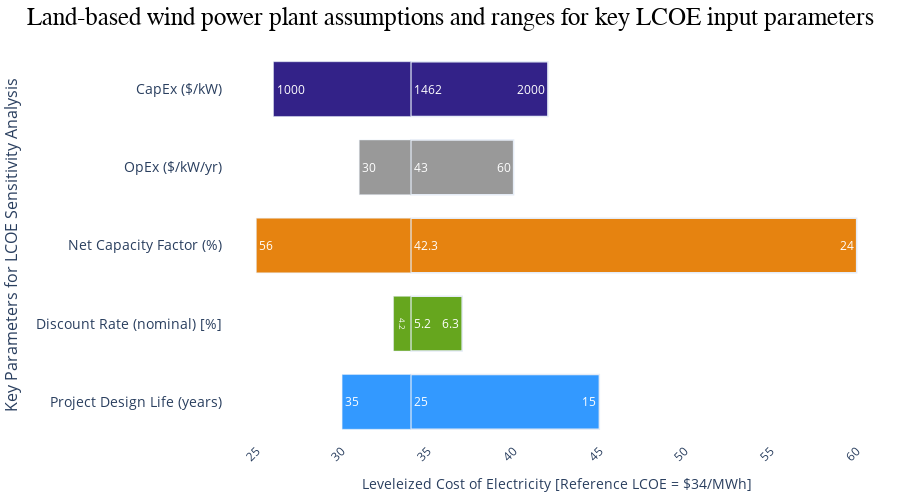

Source (notebook cell):
### Markdown cell above
<br/><br/>
# <center>Figure ES5. Land-based wind power plant assumptions and ranges for key LCOE input parameters.

### Code cell
# Tornado chart template obtained from 
# https://python.plainenglish.io/how-to-create-a-beautify-tornado-chart-in-python-plotly-6c0519e185b4

import numpy as np
import pandas as pd
import matplotlib.pyplot as plt
import plotly.graph_objects as go
%matplotlib inline

y_labels = ['Project Design Life (years)',
         'Discount Rate (nominal) [%]',
         'Net Capacity Factor (%)',
         'OpEx ($/kW/yr)',
         'CapEx ($/kW)']


upper_capex = 42
upper_opex = 40
upper_net_cf = 60
upper_discount_rate = 37
upper_project_design_life = 45
upper_bound = [upper_project_design_life, 
               upper_discount_rate, 
               upper_net_cf,
               upper_opex,
               upper_capex]

# Values to go into bar labels
upper_capex_label = 2000
upper_opex_label = 60
upper_net_cf_label = 24
upper_discount_rate_label = 6.26
upper_project_design_life_label = 15
upper_bound_label = [upper_project_design_life_label, 
                    upper_discount_rate_label, 
                    upper_net_cf_label,
                    upper_opex_label,
                    upper_capex_label]

# ajdust for lcoe 
upper_bound_lcoe_adjustment = [x - lcoe for x in upper_bound]

lower_capex = lcoe - 26
lower_opex = lcoe - 31
lower_net_cf = lcoe - 25
lower_discount_rate = lcoe - 33
lower_project_design_life = lcoe - 30
lower_bound = [lower_project_design_life, 
               lower_discount_rate, 
               lower_net_cf,
               lower_opex,
               lower_capex]

# Values to go into bar labels
lower_capex_label = 1000
lower_opex_label = 30
lower_net_cf_label = 56
lower_discount_rate_label = 4.22
lower_project_design_life_label = 35
lower_bound_label = [lower_project_design_life_label, 
                    lower_discount_rate_label, 
                    lower_net_cf_label,
                    lower_opex_label,
                    lower_capex_label]

# Values for reference case
base_capex = 0.001
base_opex = 0.001
base_net_cf = 0.001
base_discount_rate = 0.001
base_project_design_life = 0.001
base_bound = [base_project_design_life, 
               base_discount_rate, 
               base_net_cf,
               base_opex,
               base_capex]

# Values to go into bar labels (reference)
base_capex_label = 1462
base_opex_label = 43
base_net_cf_label = 42.3
base_discount_rate_label = 5.23
base_project_design_life_label = 25
base_bound_label = [base_project_design_life_label, 
                    base_discount_rate_label, 
                    base_net_cf_label,
                    base_opex_label,
                    base_capex_label]

#convert lower_bound to negative values
def Convert(lst):
    return [ -i for i in lst ]

negative_lower_bound = Convert(lower_bound)
# ajdust for lcoe 
negative_lower_bound_lcoe_adjustment = [x + lcoe for x in negative_lower_bound]

fig = go.Figure()



customscale=["rgb(51,153,255)",
            "rgb(102, 166, 30)",
            "rgb(230, 131, 16)", 
            "rgb(153, 153, 153)",
            "rgb(51, 34, 136)"]
z = customscale

fig.add_trace(go.Bar(y=y_labels, x=upper_bound_lcoe_adjustment,
                base=lcoe,
                marker=dict(color = z, colorscale=customscale),
                orientation='h',
                marker_line_width=1.5,
                text = [round(elem, 1) for elem in upper_bound_label],
                textposition='auto',
                textfont=dict(color="white")
                    ))

fig.add_trace(go.Bar(y=y_labels, x=base_bound,
                base= lcoe,
                marker=dict(color = z, colorscale=customscale),
                orientation='h',
                text = [round(elem, 1) for elem in base_bound_label],
                textposition='auto',
                textfont=dict(color="white")
              ))

fig.add_trace(go.Bar(y=y_labels, x=negative_lower_bound,
                base= lcoe,
                marker=dict(color = z, colorscale=customscale),
                orientation='h',
                text = [round(elem, 1) for elem in lower_bound_label],
                textposition='inside',
                textfont=dict(color="white")
              ))

fig.update_layout(height=500,
                  margin=dict(t=50,l=10,b=10,r=10),title_text="Land-based wind power plant assumptions and ranges for key LCOE input parameters",
                  title_font_family="sans-serif",
                  title_font_size = 25,
                  title_font_color="black",
                  title_x=0.5 #to adjust the position along x-axis of the title
                 )

fig.update_layout(
                  barmode='overlay', 
                  xaxis_tickangle=-45, 
                  xaxis=dict(
                      title="Leveleized Cost of Electricity [Reference LCOE = $" + str(lcoe) +  "/MWh]"),
                  yaxis=dict(
                             title='Key Parameters for LCOE Sensitivity Analysis', 
                             titlefont_size=16, 
                             tickfont_size=14),
                  bargap=0.30, 
                  paper_bgcolor='white',
                  plot_bgcolor='white',
                 )
fig.update(layout_showlegend=False)
# fig.write_image(path + 'fig_es5.eps', scale=1, width=1000, height=800)
fig.show()

### Figure 1 — Plotly figure (JSON) as saved in the notebook; plotly's stock layout.template omitted (floating-point values rounded to 4 significant figures)
{"data": [{"base": 34, "marker": {"color": ["rgb(51,153,255)", "rgb(102, 166, 30)", "rgb(230, 131, 16)", "rgb(153, 153, 153)", "rgb(51, 34, 136)"], "colorscale": [[0, "rgb(51,153,255)"], [0.25, "rgb(102, 166, 30)"], [0.5, "rgb(230, 131, 16)"], [0.75, "rgb(153, 153, 153)"], [1, "rgb(51, 34, 136)"]], "line": {"width": 1.5}}, "orientation": "h", "text": ["15", "6.3", "24", "60", "2000"], "textfont": {"color": "white"}, "textposition": "auto", "type": "bar", "x": [11, 3, 26, 6, 8], "y": ["Project Design Life (years)", "Discount Rate (nominal) [%]", "Net Capacity Factor (%)", "OpEx ($/kW/yr)", "CapEx ($/kW)"]}, {"base": 34, "marker": {"color": ["rgb(51,153,255)", "rgb(102, 166, 30)", "rgb(230, 131, 16)", "rgb(153, 153, 153)", "rgb(51, 34, 136)"], "colorscale": [[0, "rgb(51,153,255)"], [0.25, "rgb(102, 166, 30)"], [0.5, "rgb(230, 131, 16)"], [0.75, "rgb(153, 153, 153)"], [1, "rgb(51, 34, 136)"]]}, "orientation": "h", "text": ["25", "5.2", "42.3", "43", "1462"], "textfont": {"color": "white"}, "textposition": "auto", "type": "bar", "x": [0.001, 0.001, 0.001, 0.001, 0.001], "y": ["Project Design Life (years)", "Discount Rate (nominal) [%]", "Net Capacity Factor (%)", "OpEx ($/kW/yr)", "CapEx ($/kW)"]}, {"base": 34, "marker": {"color": ["rgb(51,153,255)", "rgb(102, 166, 30)", "rgb(230, 131, 16)", "rgb(153, 153, 153)", "rgb(51, 34, 136)"], "colorscale": [[0, "rgb(51,153,255)"], [0.25, "rgb(102, 166, 30)"], [0.5, "rgb(230, 131, 16)"], [0.75, "rgb(153, 153, 153)"], [1, "rgb(51, 34, 136)"]]}, "orientation": "h", "text": ["35", "4.2", "56", "30", "1000"], "textfont": {"color": "white"}, "textposition": "inside", "type": "bar", "x": [-4, -1, -9, -3, -8], "y": ["Project Design Life (years)", "Discount Rate (nominal) [%]", "Net Capacity Factor (%)", "OpEx ($/kW/yr)", "CapEx ($/kW)"]}], "layout": {"bargap": 0.3, "barmode": "overlay", "height": 500, "margin": {"b": 10, "l": 10, "r": 10, "t": 50}, "paper_bgcolor": "white", "plot_bgcolor": "white", "showlegend": false, "title": {"font": {"color": "black", "family": "sans-serif", "size": 25}, "text": "Land-based wind power plant assumptions and ranges for key LCOE input parameters", "x": 0.5}, "xaxis": {"tickangle": -45, "title": {"text": "Leveleized Cost of Electricity [Reference LCOE = $34/MWh]"}}, "yaxis": {"tickfont": {"size": 14}, "title": {"font": {"size": 16}, "text": "Key Parameters for LCOE Sensitivity Analysis"}}}}
